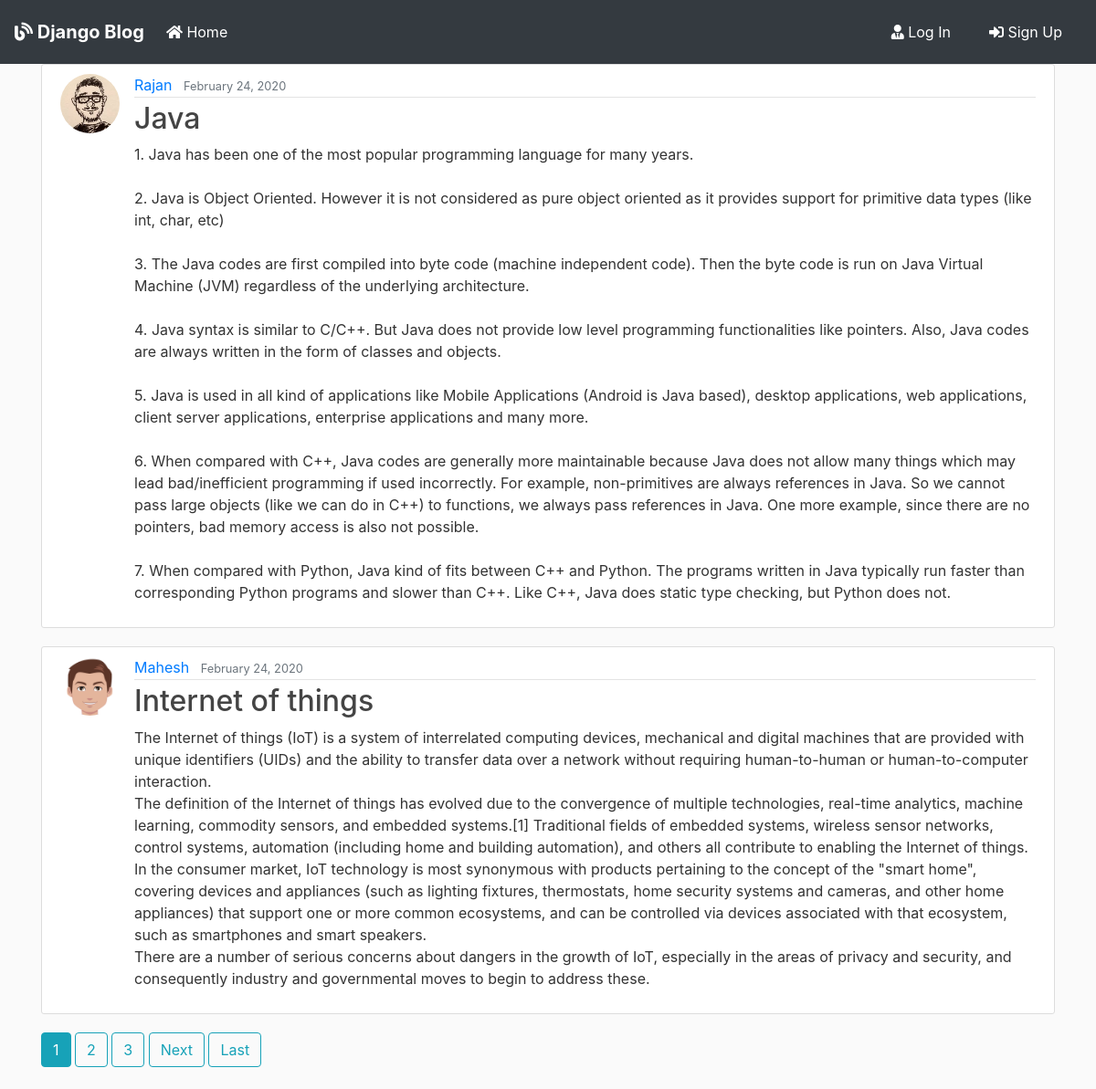
The page / on the database its author committed.
### blog/models.py (models this page shows, shortened)
class Post(models.Model):
    title = models.CharField(max_length=100)
    content = models.TextField()
    date_posted = models.DateTimeField(default=timezone.now)
    author = models.ForeignKey(User, on_delete=models.CASCADE)

### users/models.py (models this page shows, shortened)
class Profile(models.Model):
    user = models.OneToOneField(User, on_delete=models.CASCADE)
    image = models.ImageField(default='default.jpg', upload_to='profile_pics')

### blog/views.py (the view)
# urls.py: path('', PostListView.as_view(), name='blog-home'),
class PostListView(ListView):
    model = Post
    template_name = 'blog/home.html'
    context_object_name = 'posts'
    ordering = ['-date_posted']
    paginate_by = 2

### blog/templates/blog/home.html (shortened to what this page needs)
{% extends "blog/base.html" %}
{% block content %}
    {% for post in posts %}
        <article class="media content-section">
          <img class="rounded-circle article-img" src="{{ post.author.profile.image.url }}">
          <div class="media-body">
            <div class="article-metadata">
              <a class="mr-2" href="{% url 'user-posts' post.author.username %}">{{ post.author }}</a>
              <small class="text-muted">{{ post.date_posted|date:"F d, Y" }}</small>
            </div>
            <h2><a class="article-title" href="{% url 'post-detail' post.id %}">{{ post.title }}</a></h2>
            <p class="article-content">{{ post.content }}</p>
          </div>
        </article>
    {% endfor %}
    {% if is_paginated %}
      {% for num in page_obj.paginator.page_range %}
        {% if page_obj.number == num %}
          <a class="btn btn-info mb-4" href="?page={{ num }}">{{ num }}</a>
        {% elif num > page_obj.number|add:'-3' and num < page_obj.number|add:'3' %}
          <a class="btn btn-outline-info mb-4" href="?page={{ num }}">{{ num }}</a>
        {% endif %}
      {% endfor %}
      {% if page_obj.has_next %}
        <a class="btn btn-outline-info mb-4" href="?page={{ page_obj.next_page_number }}">Next</a>
        <a class="btn btn-outline-info mb-4" href="?page={{ page_obj.paginator.num_pages }}">Last</a>
      {% endif %}
    {% endif %}
{% endblock content %}

### blog/templates/blog/base.html (shortened to what this page needs)
{% load staticfiles %}
<!doctype html>
<html lang="en">
  <head>
    <link rel="stylesheet" href="https://stackpath.bootstrapcdn.com/bootstrap/4.3.1/css/bootstrap.min.css">
    <link rel="stylesheet" href="https://use.fontawesome.com/releases/v5.8.1/css/all.css" >
    <link rel="stylesheet" href="{% static 'blog/main.css' %}">
</head>
  <body>
        <nav class="navbar navbar-expand-lg navbar-dark bg-dark">
                <a class="navbar-brand font-weight-bold" href="{% url 'blog-home' %}"><i class="fas fa-blog"></i> Django Blog</a>
                <div class="collapse navbar-collapse" id="navbarSupportedContent">
                  <ul class="navbar-nav mr-auto">
                    <li class="nav-item active">
                      <a class="nav-link" href="{% url 'blog-home' %}"><i class="fas fa-home"></i> Home <span class="sr-only">(current)</span></a>
                    </li>
                  </ul>
                    {% if user.is_authenticated %}
                    <a href="{% url 'user-posts' user %}" class="btn text-white m-2"><i class="fas fa-user-shield"></i> My Post</a>
                    <a href="{% url 'post-create' %} " class="btn text-white m-2"><i class="fas fa-user-edit"></i> New Post</a>
                    <a href="{% url 'profile' %} " class="btn text-white m-2"><i class="fas fa-user"></i> {{ user.username }}</a>
                    <a href="{% url 'logout' %} " class="btn text-white m-2"><i class="fas fa-sign-out-alt"></i> Log Out</a>
                    {% else %}
                    <a href="{% url 'login' %} " class="btn text-white m-2"><i class="fas fa-user-tie"></i> Log In</a>
                    <a href="{% url 'register' %} " class="btn text-white m-2"> <i class="fas fa-sign-in-alt"></i> Sign Up</a>
                    {% endif %}
                </div>
              </nav>
      <div class="container my-bg">
    {% block content %}
    {% endblock  %}
</div>
  </body>
</html>

### blog/static/blog/main.css (style rules this page uses)
body { background: #fafafa; color: #333333; margin-top: 0; }
h1, h2, h3, h4, h5, h6 { color: #444444; }
ul { margin: 0; }
.content-section { background: #ffffff; padding: 10px 20px; border: 1px solid #dddddd; border-radius: 3px; margin-bottom: 20px; }
.article-title { color: #444444; }
.article-content { white-space: pre-line; }
.article-img { height: 65px; width: 65px; margin-right: 16px; }
.article-metadata { padding-bottom: 1px; margin-bottom: 4px; border-bottom: 1px solid #e3e3e3 }

### rows shown on the page
Post: author.profile.image (placeholder picture), author "Rajan", date_posted "February 24, 2020", title "Java", content "1. Java has been one of the most popular programming language for many years. 2. Java is Object Oriented. However it is not considered as pure object oriented as it provides support for primitive data types (like int, char, etc) 3. The Java codes are first compiled into byte code (machine independent code). Then the byte code is run on Java Virtual Machine (JVM) regardless of the underlying architecture. 4. Java syntax is similar to C/C++. But Java does not provide low level programming functionalities like pointers. Also, Java codes are always written in the form of classes and objects. 5. Java is used in all kind of applications like Mobile Applications (Android is Java based), desktop…"
Post: author.profile.image (picture), author "Mahesh", date_posted "February 24, 2020", title "Internet of things", content "The Internet of things (IoT) is a system of interrelated computing devices, mechanical and digital machines that are provided with unique identifiers (UIDs) and the ability to transfer data over a network without requiring human-to-human or human-to-computer interaction. The definition of the Internet of things has evolved due to the convergence of multiple technologies, real-time analytics, machine learning, commodity sensors, and embedded systems.[1] Traditional fields of embedded systems, wireless sensor networks, control systems, automation (including home and building automation), and others all contribute to enabling the Internet of things. In the consumer market, IoT technology is…"

### other values the page prints
{{ num }} "1"
{{ num }} "2" "3"
